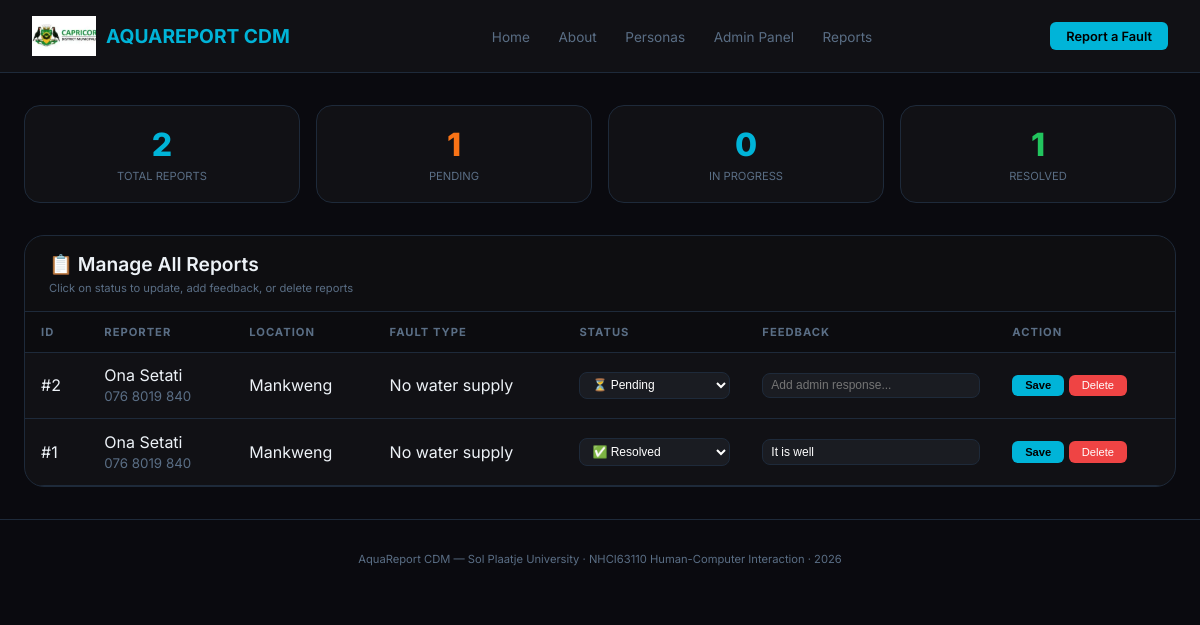
Screenshot of /stats/ with the database file from the repository.
### myapp/models.py (models this page shows, shortened)
class WaterFaultReport(models.Model):
    STATUS_CHOICES = [
        ('pending', 'Pending'),
        ('approved', 'In Progress'),
        ('resolved', 'Resolved'),
    ]
    GENDER_CHOICES = [
        ('male', 'Male'),
        ('female', 'Female'),
    ]
    user = models.ForeignKey(User, on_delete=models.CASCADE, null=True, blank=True, related_name='reports')
    name = models.CharField(max_length=200)
    gender = models.CharField(max_length=10, choices=GENDER_CHOICES, default='male')
    phone = models.CharField(max_length=20, blank=True)
    location = models.CharField(max_length=300)
    fault_type = models.CharField(max_length=100, blank=True)
    description = models.TextField()
    status = models.CharField(max_length=20, choices=STATUS_CHOICES, default='pending')
    admin_feedback = models.TextField(blank=True, null=True)
    submitted_at = models.DateTimeField(auto_now_add=True)

### tracker/views.py (the view)
# urls.py: path('stats/', views.stats, name='stats'),
def stats(request):
    total = WaterFaultReport.objects.count()
    pending = WaterFaultReport.objects.filter(status='pending').count()
    in_progress = WaterFaultReport.objects.filter(status='approved').count()
    resolved = WaterFaultReport.objects.filter(status='resolved').count()
    reports = WaterFaultReport.objects.all().order_by('-submitted_at')
    return render(request, 'tracker/stats.html', {
        'total': total,
        'pending': pending,
        'in_progress': in_progress,
        'resolved': resolved,
        'reports': reports,
    })

### tracker/templates/tracker/stats.html (shortened to what this page needs)
{% load static %}
<!DOCTYPE html>
<html lang="en">
<head>
</head>
<body>
  <nav>
    <a href="/" class="nav-logo">
      <img src="{% static 'myapp/logo.webp' %}" alt="Logo">
      AQUAREPORT CDM
    </a>
    <div class="nav-links">
      <a href="/">Home</a>
      <a href="/about/">About</a>
      <a href="/personas/">Personas</a>
      <a href="/stats/">Admin Panel</a>
      <a href="/reports/">Reports</a>
    </div>
    <a href="/report/" class="nav-cta">Report a Fault</a>
  </nav>
  <div class="container">
    <div class="stats-grid">
      <div class="stat-card"><div class="stat-number">{{ total }}</div><div class="stat-label">Total Reports</div></div>
      <div class="stat-card"><div class="stat-number" style="color: #f97316;">{{ pending }}</div><div class="stat-label">Pending</div></div>
      <div class="stat-card"><div class="stat-number" style="color: #00b4d8;">{{ in_progress }}</div><div class="stat-label">In Progress</div></div>
      <div class="stat-card"><div class="stat-number" style="color: #22c55e;">{{ resolved }}</div><div class="stat-label">Resolved</div></div>
    </div>
    <div class="reports-section">
      <div class="section-header">
        <h2>📋 Manage All Reports</h2>
        <p style="font-size: 0.7rem; color: var(--muted); margin-top: 0.3rem;">Click on status to update, add feedback, or delete reports</p>
      </div>
      <form method="POST" action="{% url 'update_reports' %}">
        <table>
          <thead>
            <tr><th>ID</th><th>Reporter</th><th>Location</th><th>Fault Type</th><th>Status</th><th>Feedback</th><th>Action</th></tr>
          </thead>
          <tbody>
            {% for report in reports %}
            <tr>
              <td data-label="ID">#{{ report.id }}</td>
              <td data-label="Reporter">{{ report.name }}<br><small style="color:var(--muted);">{{ report.phone|default:"No phone" }}</small></td>
              <td data-label="Location">{{ report.location }}</td>
              <td data-label="Fault">{{ report.fault_type|default:"-" }}</td>
              <td data-label="Status">
                <select name="status_{{ report.id }}" class="status-select">
                  <option value="pending" {% if report.status == 'pending' %}selected{% endif %}>⏳ Pending</option>
                  <option value="resolved" {% if report.status == 'resolved' %}selected{% endif %}>✅ Resolved</option>
                </select>
              </td>
              <td data-label="Feedback">
                <input type="text" name="feedback_{{ report.id }}" class="feedback-input" placeholder="Add admin response..." value="{{ report.admin_feedback|default:'' }}">
              </td>
              <td data-label="Action">
                <div class="action-buttons">
                  <button type="submit" name="save_report" value="{{ report.id }}" class="btn-save">Save</button>
                  <button type="submit" name="delete_report" value="{{ report.id }}" class="btn-delete" onclick="return confirm('Delete this report?');">Delete</button>
                </div>
              </td>
            </tr>
            {% empty %}
            <tr><td colspan="7" style="text-align: center; padding: 2rem;">No reports yet. <a href="/report/">Submit a report</a></td></tr>
            {% endfor %}
          </tbody>
        </table>
      </form>
    </div>
  </div>
  <footer style="border-top: 1px solid var(--border); padding: 2rem; text-align: center; margin-top: 2rem;">
    <p style="color: var(--muted); font-size: 0.7rem;">AquaReport CDM — Sol Plaatje University · NHCI63110 Human-Computer Interaction · 2026</p>
  </footer>
</body>
</html>

### tracker/templates/tracker/stats.html (style rules this page uses)
*, *::before, *::after { box-sizing: border-box; margin: 0; padding: 0; }
:root { --bg: #0a0a0f; --surface: #111115; --border: #1e2a3a; --accent: #00b4d8; --accent2: #f97316; --text: #edf2f7; --muted: #5a6e85; --danger: #ef4444; --green: #22c55e; }
body { background: var(--bg); color: var(--text); font-family: 'Inter', sans-serif; }
nav { display: flex; justify-content: space-between; align-items: center; padding: 1rem 2rem; border-bottom: 1px solid var(--border); background: var(--surface); }
.nav-logo { font-size: 1.2rem; font-weight: 700; color: var(--accent); text-decoration: none; display: flex; align-items: center; gap: 10px; }
.nav-logo img { height: 40px; }
.nav-links a { color: var(--muted); text-decoration: none; margin-left: 1.5rem; font-size: 0.85rem; }
.nav-cta { background: var(--accent); color: #000; padding: 0.4rem 1rem; border-radius: 6px; text-decoration: none; font-size: 0.8rem; font-weight: 600; }
.container { max-width: 1400px; margin: 2rem auto; padding: 0 1.5rem; }
.stats-grid { display: grid; grid-template-columns: repeat(auto-fit, minmax(180px, 1fr)); gap: 1rem; margin-bottom: 2rem; }
.stat-card { background: var(--surface); border: 1px solid var(--border); border-radius: 16px; padding: 1.2rem; text-align: center; }
.stat-number { font-size: 2rem; font-weight: 800; color: var(--accent); }
.stat-label { color: var(--muted); font-size: 0.7rem; text-transform: uppercase; margin-top: 0.3rem; }
.reports-section { background: var(--surface); border: 1px solid var(--border); border-radius: 20px; overflow: hidden; }
.section-header { padding: 1rem 1.5rem; border-bottom: 1px solid var(--border); background: rgba(0,0,0,0.2); }
.section-header h2 { font-size: 1.2rem; font-weight: 600; }
table { width: 100%; border-collapse: collapse; }
th, td { padding: 0.8rem 1rem; text-align: left; border-bottom: 1px solid var(--border); }
th { background: rgba(0,0,0,0.3); font-size: 0.7rem; text-transform: uppercase; letter-spacing: 1px; color: var(--muted); }
select, textarea, .feedback-input { background: #1a1c22; border: 1px solid var(--border); border-radius: 8px; padding: 0.3rem 0.5rem; color: white; font-size: 0.75rem; width: 100%; }
.btn-save { background: var(--accent); color: #000; border: none; padding: 0.3rem 0.8rem; border-radius: 6px; cursor: pointer; font-size: 0.7rem; font-weight: 600; }
.btn-delete { background: var(--danger); color: white; border: none; padding: 0.3rem 0.8rem; border-radius: 6px; cursor: pointer; font-size: 0.7rem; }
.action-buttons { display: flex; gap: 0.3rem; flex-wrap: wrap; }

### rows the page displays
WaterFaultReport: id "2", name "Ona Setati", phone "076 8019 840", location "Mankweng", fault_type "No water supply", status+id "⏳ Pending"
WaterFaultReport: id "1", name "Ona Setati", phone "076 8019 840", location "Mankweng", fault_type "No water supply", status+id "✅ Resolved", admin_feedback "It is well"

### other values shown
{{ total }} "2"
{{ pending }} "1"
{{ in_progress }} "0"
{{ resolved }} "1"
